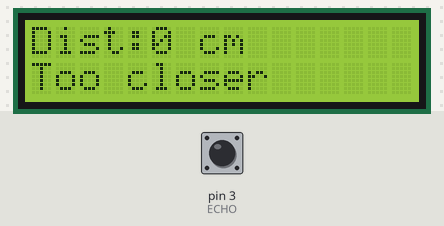
Bench run of a sketch on a simulated Arduino Uno, built with avr-gcc and run on an emulated ATmega328P. Parts: 16×2 character LCD. The inputs (shaded band) are chosen by the test bench; at power-on: pin 3 (ECHO) LOW.

Above: at 1.2 s.
1.3 s: pin 3 (ECHO) pulsed HIGH 5 times (0.12 s each, 0.3 s apart)
At 3.1 s:
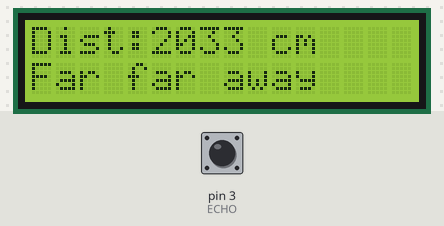
At 4.2 s:
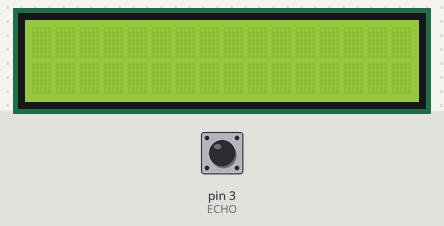
Timing chart, 0 to 5.7 s (numbered marks = the images above; inputs shaded):
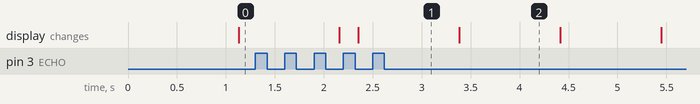

The sketch:

calcula_distancia_salida_lcd.ino
```cpp
/**
* Éste programa es para calcular la distancia
* a partir de un sensor ultrasónico HC-SR04
* y muestra la salida en un display.
*
**/
#include <Wire.h>
#include <LiquidCrystal_I2C.h>
#define ECHO 3
#define TRIGGER 2
#define TOO_CLOSER 3
#define ALMOST_CLOSER 10
#define FAR_FAR_AWAY 20

LiquidCrystal_I2C lcd(0x27, 16, 2);

void setup() {
 lcd.init();
 lcd.backlight();
 Serial.begin(9600);
 pinMode(ECHO, INPUT);
 pinMode(TRIGGER, OUTPUT);
}

long calculateDistance(long t) {
  if(t==NULL) {
    return 0;
  }

  return t / 59;
}

void printDistanceLCD(long d) {
    lcd.setCursor(0,0);
    lcd.print("Dist:");
    lcd.print(d);
    lcd.print(" cm");

    lcd.setCursor(0,1);
    lcd.print(d);
    lcd.print("cm.");

    lcd.setCursor(0,1);
    if(d <= TOO_CLOSER) {
      lcd.print("Too closer");
    } else if(d > TOO_CLOSER && d <= ALMOST_CLOSER) {
      lcd.print("Almost closer");
    } else {
      lcd.print("Far far away");
    }
}

void clearLCD() {
  lcd.setCursor(0, 0);
  lcd.print("                ");
  lcd.setCursor(0,1);
  lcd.print("                ");
}

void loop() {
  long t, d;
  clearLCD();
  digitalWrite(TRIGGER, HIGH);
  delay(10);
  digitalWrite(TRIGGER, LOW);
  t = pulseIn(ECHO, HIGH);
  d = calculateDistance(t);
  printDistanceLCD(d);
 delay(1000);
}
```

Measured:
- after the input at 1.3 s, the display: first differs from a run without the input after 1.1 s (image 1)
- what the display in image 2 shows lasts 1.0 s, from 3.4 s to 4.4 s
